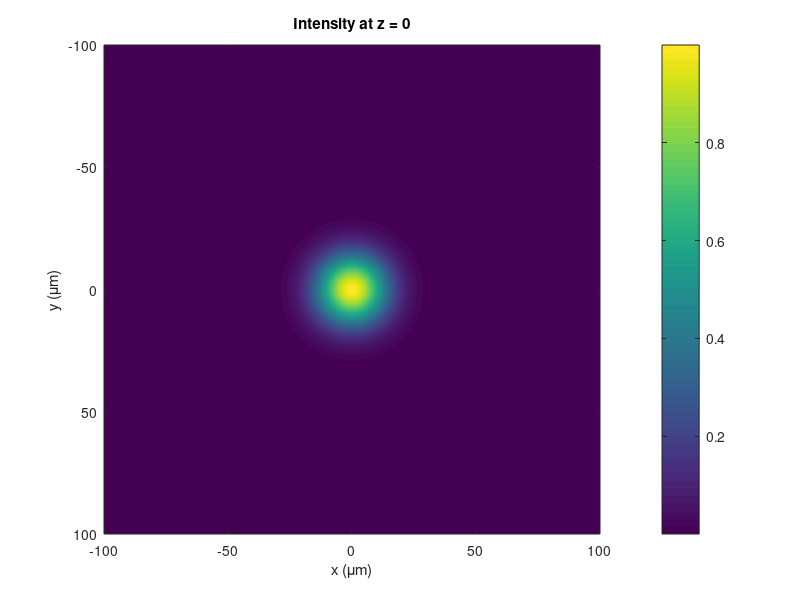
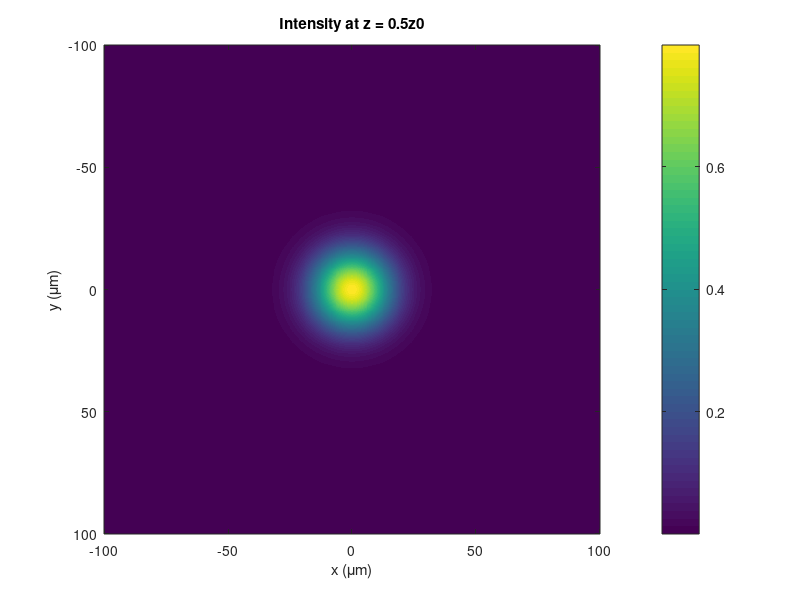
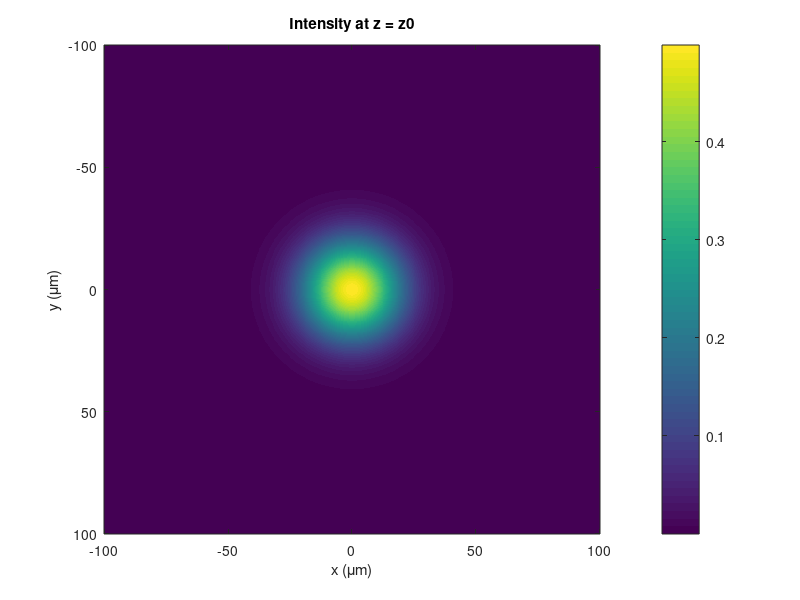
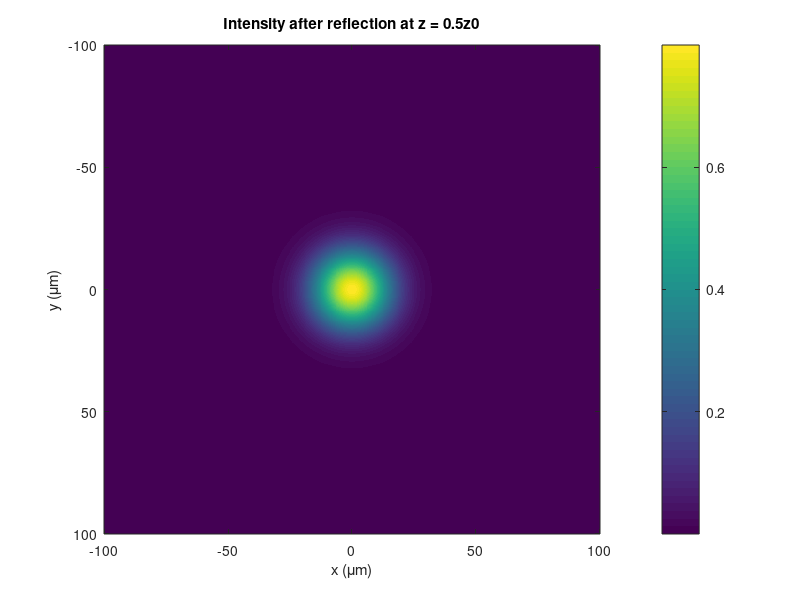

Reproduce these figures in MATLAB, in order.
% Parameters
lambda = 3.2e-6;              % Wavelength in meters
w0 = 20e-6;                   % Beam waist in meters
k = 2 * pi / lambda;          % Wave number
z0 = pi * w0^2 / lambda;      % Rayleigh range

% Spatial domain
x = linspace(-5*w0, 5*w0, 1024);

y = x;
[X, Y] = meshgrid(x, y);
rho = sqrt(X.^2 + Y.^2);

% Initial Gaussian beam at z=0
U0 = exp(-rho.^2 / w0^2);

% Fourier Transform propagation
dk = 2 * pi / (x(end) - x(1));
kx = linspace(-dk*length(x)/2, dk*length(x)/2 - dk, length(x));
ky = kx;
[KX, KY] = meshgrid(kx, ky);
kz_squared = k^2 - KX.^2 - KY.^2;
kz = sqrt(max(0, kz_squared));         % Avoid imaginary kz

% Propagate beam to 0.5z0 and z0
Uz_0_5 = ifft2(ifftshift(fftshift(fft2(U0)) .* exp(-1j * kz * (0.5 * z0))));
Uz_1 = ifft2(ifftshift(fftshift(fft2(U0)) .* exp(-1j * kz * z0)));

% Reflect from mirror
mirror = exp(-1j * k * (X.^2 + Y.^2) / (-2 * z0));
U_mirror = Uz_1 .* mirror;

% Propagate after reflection
Uz_ref_0_5 = ifft2(ifftshift(fftshift(fft2(U_mirror)) .* exp(-1j * kz * (0.5 * z0))));
Uz_ref_1 = ifft2(ifftshift(fftshift(fft2(U_mirror)) .* exp(-1j * kz * z0)));
Uz_ref_2 = ifft2(ifftshift(fftshift(fft2(U_mirror)) .* exp(-1j * kz * (2 * z0))));

% Plot intensity at z = 0
figure;
imagesc(x * 1e6, y * 1e6, abs(U0).^2);
title('Intensity at z = 0');
xlabel('x (\mum)');
ylabel('y (\mum)');
colorbar;

% Plot intensity at z = 0.5z0
figure;
imagesc(x * 1e6, y * 1e6, abs(Uz_0_5).^2);
title('Intensity at z = 0.5z0');
xlabel('x (\mum)');
ylabel('y (\mum)');
colorbar;

% Plot intensity at z = z0
figure;
imagesc(x * 1e6, y * 1e6, abs(Uz_1).^2);
title('Intensity at z = z0');
xlabel('x (\mum)');
ylabel('y (\mum)');
colorbar;

% Plot intensity after reflection at z = 0.5z0
figure;
imagesc(x * 1e6, y * 1e6, abs(Uz_ref_0_5).^2);
title('Intensity after reflection at z = 0.5z0');
xlabel('x (\mum)');
ylabel('y (\mum)');
colorbar;

% Plot intensity after reflection at z = z0
figure;
imagesc(x * 1e6, y * 1e6, abs(Uz_ref_1).^2);
title('Intensity after reflection at z = z0');
xlabel('x (\mum)');
ylabel('y (\mum)');
colorbar;

% Plot intensity after reflection at z = 2z0
figure;
imagesc(x * 1e6, y * 1e6, abs(Uz_ref_2).^2);
title('Intensity after reflection at z = 2z0');
xlabel('x (\mum)');
ylabel('y (\mum)');
colorbar;

figure;

% Plot intensity at z = 0
subplot(3, 2, 1);
plot(x * 1e6, abs(U0(round(end/2), :)).^2, 'b');
title('z = 0');
xlabel('x (\mum)');
ylabel('Intensity');
grid on;

% Plot intensity at z = 0.5z0
subplot(3, 2, 3);
plot(x * 1e6, abs(Uz_0_5(round(end/2), :)).^2, 'r');
title('z = 0.5z0');
xlabel('x (\mum)');
ylabel('Intensity');
grid on;

% Plot intensity at z = z0
subplot(3, 2, 5);
plot(x * 1e6, abs(Uz_1(round(end/2), :)).^2, 'g');
title('z = z0');
xlabel('x (\mum)');
ylabel('Intensity');
grid on;

% Plot intensity after reflection at z = 0.5z0
subplot(3, 2, 2);
plot(x * 1e6, abs(Uz_ref_0_5(round(end/2), :)).^2, 'm');
title('After reflection at z = 0.5z0');
xlabel('x (\mum)');
ylabel('Intensity');
grid on;

% Plot intensity after reflection at z = z0
subplot(3, 2, 4);
plot(x * 1e6, abs(Uz_ref_1(round(end/2), :)).^2, 'c');
title('After reflection at z = z0');
xlabel('x (\mum)');
ylabel('Intensity');
grid on;

% Plot intensity after reflection at z = 2z0
subplot(3, 2, 6);
plot(x * 1e6, abs(Uz_ref_2(round(end/2), :)).^2, 'k');
title('After reflection at z = 2z0');
xlabel('x (\mum)');
ylabel('Intensity');
grid on;

